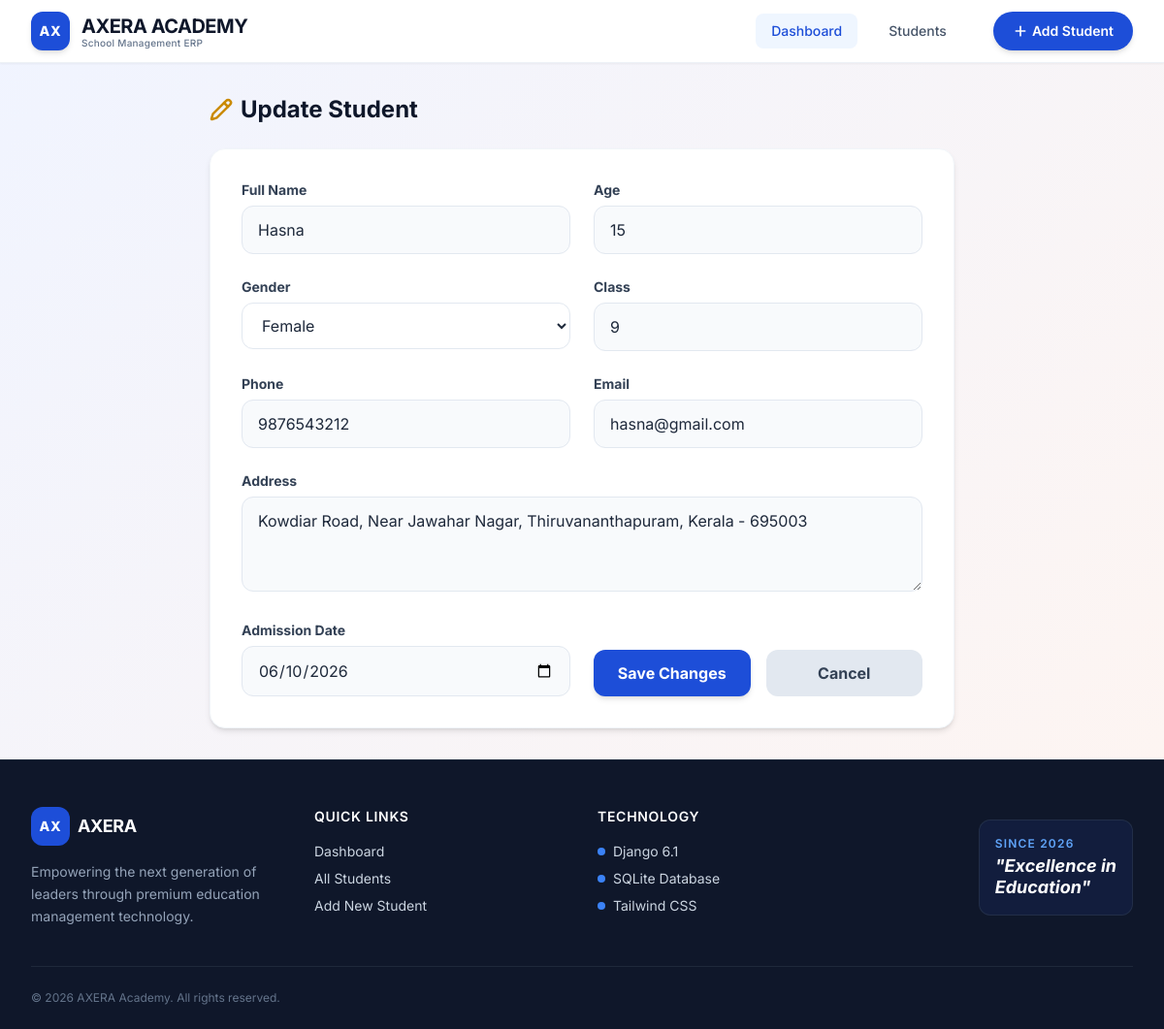
The page /update/3/ on the database its author committed.
### students/models.py (models this page shows, shortened)
class Student(models.Model):
    name = models.CharField(max_length=100)
    age = models.IntegerField()
    GENDER_CHOICES = [('Male', 'Male'), ('Female', 'Female'), ('Other', 'Other')]
    gender = models.CharField(max_length=10, choices=GENDER_CHOICES)
    class_name = models.CharField(max_length=50)
    phone = models.CharField(max_length=15)
    email = models.EmailField()
    address = models.TextField()
    admission_date = models.DateField()

### students/views.py (the view, shortened to what this page needs)
# urls.py: path('update/<int:student_id>/', views.update_student, name='update_student'),
def update_student(request, student_id):
    student = get_object_or_404(Student, id=student_id)
    return render(request, 'update_student.html', {'student': student})

### students/templates/update_student.html (shortened to what this page needs)
{% extends 'base.html' %}
{% block content %}
<div class="max-w-3xl mx-auto animate-fade-up">
    <div class="flex items-center gap-2 mb-6">
        <i data-lucide="pencil" class="w-6 h-6 text-yellow-600"></i>
        <h1 class="text-2xl font-bold text-slate-900">Update Student</h1>
    </div>
    <div class="bg-white rounded-2xl shadow-md border border-slate-100 p-6 sm:p-8">
        <form method="POST" class="grid grid-cols-1 md:grid-cols-2 gap-6">
            <div class="col-span-2 sm:col-span-1">
                <label class="block text-sm font-bold text-slate-700 mb-1.5">Full Name</label>
                <input type="text" name="name" value="{{ student.name }}" required
                       class="w-full px-4 py-3 border border-slate-200 rounded-xl focus:ring-2 focus:ring-blue-500 focus:border-transparent outline-none transition bg-slate-50 hover:bg-white">
            </div>
            <div class="col-span-2 sm:col-span-1">
                <label class="block text-sm font-bold text-slate-700 mb-1.5">Age</label>
                <input type="number" name="age" value="{{ student.age }}" required
                       class="w-full px-4 py-3 border border-slate-200 rounded-xl focus:ring-2 focus:ring-blue-500 focus:border-transparent outline-none transition bg-slate-50 hover:bg-white">
            </div>
            <div class="col-span-2 sm:col-span-1">
                <label class="block text-sm font-bold text-slate-700 mb-1.5">Gender</label>
                <select name="gender" required class="w-full px-4 py-3 border border-slate-200 rounded-xl focus:ring-2 focus:ring-blue-500 focus:border-transparent outline-none transition bg-white">
                    <option value="Female" {% if student.gender == 'Female' %}selected{% endif %}>Female</option>
                </select>
            </div>
            <div class="col-span-2 sm:col-span-1">
                <label class="block text-sm font-bold text-slate-700 mb-1.5">Class</label>
                <input type="text" name="class_name" value="{{ student.class_name }}" required
                       class="w-full px-4 py-3 border border-slate-200 rounded-xl focus:ring-2 focus:ring-blue-500 focus:border-transparent outline-none transition bg-slate-50 hover:bg-white">
            </div>
            <div class="col-span-2 sm:col-span-1">
                <label class="block text-sm font-bold text-slate-700 mb-1.5">Phone</label>
                <input type="text" name="phone" value="{{ student.phone }}" required
                       class="w-full px-4 py-3 border border-slate-200 rounded-xl focus:ring-2 focus:ring-blue-500 focus:border-transparent outline-none transition bg-slate-50 hover:bg-white">
            </div>
            <div class="col-span-2 sm:col-span-1">
                <label class="block text-sm font-bold text-slate-700 mb-1.5">Email</label>
                <input type="email" name="email" value="{{ student.email }}" required
                       class="w-full px-4 py-3 border border-slate-200 rounded-xl focus:ring-2 focus:ring-blue-500 focus:border-transparent outline-none transition bg-slate-50 hover:bg-white">
            </div>
            <div class="md:col-span-2">
                <label class="block text-sm font-bold text-slate-700 mb-1.5">Address</label>
                <textarea name="address" rows="3" required class="w-full px-4 py-3 border border-slate-200 rounded-xl focus:ring-2 focus:ring-blue-500 focus:border-transparent outline-none transition bg-slate-50 hover:bg-white">{{ student.address }}</textarea>
            </div>
            <div class="col-span-2 sm:col-span-1">
                <label class="block text-sm font-bold text-slate-700 mb-1.5">Admission Date</label>
                <input type="date" name="admission_date" value="{{ student.admission_date|date:'Y-m-d' }}" required
                       class="w-full px-4 py-3 border border-slate-200 rounded-xl focus:ring-2 focus:ring-blue-500 focus:border-transparent outline-none transition bg-slate-50 hover:bg-white">
            </div>
            <div class="flex items-end pt-2 col-span-2 sm:col-span-1 gap-4">
                <button type="submit" class="w-full bg-blue-700 hover:bg-blue-800 text-white font-bold py-3 px-4 rounded-xl shadow-md hover:shadow-lg transition-all duration-300 hover:scale-[1.02]">
                    Save Changes
                </button>
                <a href="{% url 'student_list' %}" class="w-full text-center bg-slate-200 hover:bg-slate-300 text-slate-700 font-bold py-3 px-4 rounded-xl transition-all duration-300">
                    Cancel
                </a>
            </div>
        </form>
    </div>
</div>
{% endblock %}

### static/css/style.css (style rules this page uses)
body { background: linear-gradient(135deg, #f0f4ff 0%, #fff5f0 100%); font-family: 'Inter', -apple-system, BlinkMacSystemFont, "Segoe UI", Roboto, Helvetica, Arial, sans-serif; min-height: 100vh; }
button, a, input, select, textarea { transition: all 0.2s ease-in-out; }
.lucide { stroke-width: 2.5; }

### templates/base.html (style rules this page uses)
.animate-fade-up { animation: fadeInUp 0.6s ease-out forwards; }
body { font-family: 'Inter', sans-serif; }

### rows shown on the page
Student: name "Hasna", age "15", gender "Female", class_name "9", phone "9876543212", email "hasna@gmail.com", address "Kowdiar Road, Near Jawahar Nagar, Thiruvananthapuram, Kerala - 695003", admission_date "06/10/2026"
